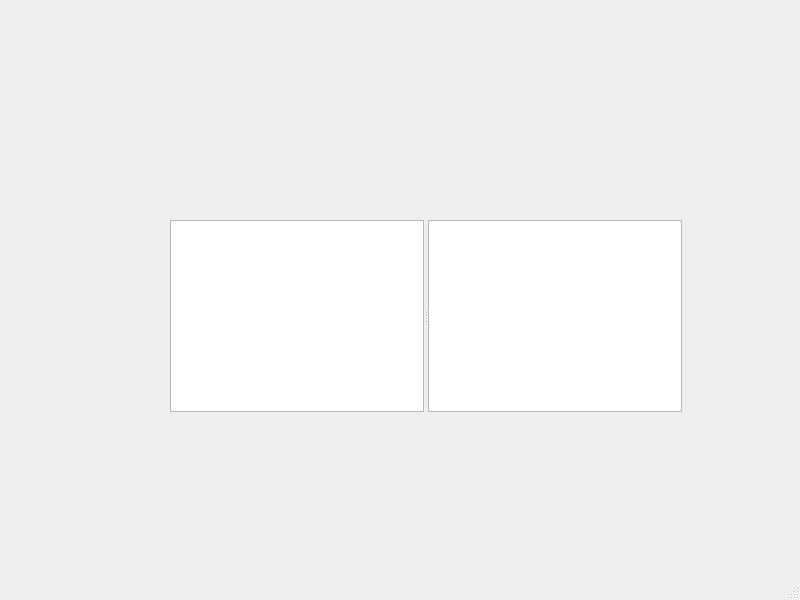
<?xml version="1.0" encoding="UTF-8"?>
<ui version="4.0">
 <class>MainWindow</class>
 <widget class="QMainWindow" name="MainWindow">
  <property name="geometry">
   <rect>
    <x>0</x>
    <y>0</y>
    <width>800</width>
    <height>600</height>
   </rect>
  </property>
  <property name="windowTitle">
   <string>MainWindow</string>
  </property>
  <widget class="QWidget" name="centralwidget">
   <widget class="QSplitter" name="splitter">
    <property name="geometry">
     <rect>
      <x>170</x>
      <y>220</y>
      <width>512</width>
      <height>192</height>
     </rect>
    </property>
    <property name="orientation">
     <enum>Qt::Horizontal</enum>
    </property>
    <widget class="QPlainTextEdit" name="plainTextEdit"/>
    <widget class="QPlainTextEdit" name="plainTextEdit_2"/>
   </widget>
  </widget>
  <widget class="QMenuBar" name="menubar">
   <property name="geometry">
    <rect>
     <x>0</x>
     <y>0</y>
     <width>800</width>
     <height>22</height>
    </rect>
   </property>
  </widget>
  <widget class="QStatusBar" name="statusbar"/>
 </widget>
 <resources/>
 <connections/>
</ui>
